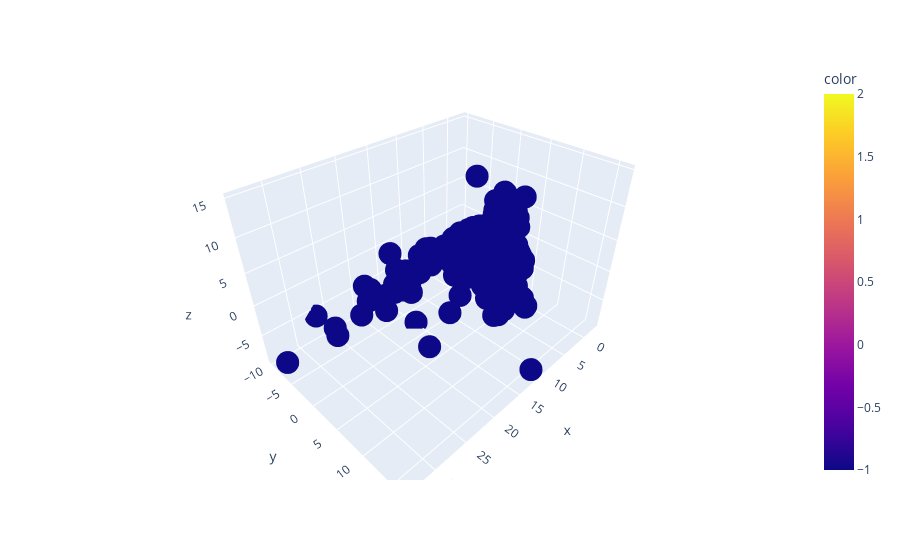

Notebook source saved alongside this figure:
### Code cell
import plotly.express as px

pca = PCA(n_components=3)
X_pca = pca.fit_transform(X_scaled)
fig = px.scatter_3d(X_scaled,x =X_pca[:,0],y = X_pca[:,1],z = X_pca[:,2],color =  labels)
fig.show()

### Figure 1 — Plotly figure (JSON) as saved in the notebook; plotly's stock layout.template omitted (floating-point values rounded to 4 significant figures; data arrays with more than 128 entries replaced by an {"elided": "..."} marker saying what was removed)
{"data": [{"hovertemplate": "x=%{x}<br>y=%{y}<br>z=%{z}<br>color=%{marker.color}<extra></extra>", "legendgroup": "", "marker": {"color": {"elided": "8950 int values"}, "coloraxis": "coloraxis", "symbol": "circle"}, "mode": "markers", "name": "", "scene": "scene", "showlegend": false, "type": "scatter3d", "x": {"elided": "8950 float values"}, "y": {"elided": "8950 float values"}, "z": {"elided": "8950 float values"}}], "layout": {"coloraxis": {"colorbar": {"title": {"text": "color"}}, "colorscale": [[0, "#0d0887"], [0.1111, "#46039f"], [0.2222, "#7201a8"], [0.3333, "#9c179e"], [0.4444, "#bd3786"], [0.5556, "#d8576b"], [0.6667, "#ed7953"], [0.7778, "#fb9f3a"], [0.8889, "#fdca26"], [1, "#f0f921"]]}, "legend": {"tracegroupgap": 0}, "margin": {"t": 60}, "scene": {"domain": {"x": [0, 1], "y": [0, 1]}, "xaxis": {"title": {"text": "x"}}, "yaxis": {"title": {"text": "y"}}, "zaxis": {"title": {"text": "z"}}}}}
